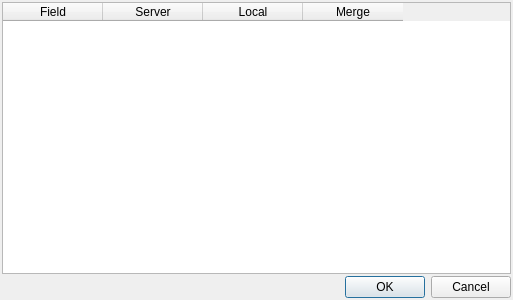
<?xml version="1.0" encoding="UTF-8"?>
<ui version="4.0">
 <class>DlgMerge</class>
 <widget class="QDialog" name="DlgMerge">
  <property name="geometry">
   <rect>
    <x>0</x>
    <y>0</y>
    <width>513</width>
    <height>300</height>
   </rect>
  </property>
  <property name="windowTitle">
   <string>Dialog</string>
  </property>
  <layout class="QVBoxLayout" name="verticalLayout">
   <property name="spacing">
    <number>2</number>
   </property>
   <property name="leftMargin">
    <number>2</number>
   </property>
   <property name="topMargin">
    <number>2</number>
   </property>
   <property name="rightMargin">
    <number>2</number>
   </property>
   <property name="bottomMargin">
    <number>2</number>
   </property>
   <item>
    <widget class="QTableWidget" name="tblData">
     <column>
      <property name="text">
       <string>Field</string>
      </property>
     </column>
     <column>
      <property name="text">
       <string>Server</string>
      </property>
     </column>
     <column>
      <property name="text">
       <string>Local</string>
      </property>
     </column>
     <column>
      <property name="text">
       <string>Merge</string>
      </property>
     </column>
    </widget>
   </item>
   <item>
    <widget class="QDialogButtonBox" name="buttonBox">
     <property name="orientation">
      <enum>Qt::Horizontal</enum>
     </property>
     <property name="standardButtons">
      <set>QDialogButtonBox::Cancel|QDialogButtonBox::Ok</set>
     </property>
    </widget>
   </item>
  </layout>
 </widget>
 <resources/>
 <connections>
  <connection>
   <sender>buttonBox</sender>
   <signal>accepted()</signal>
   <receiver>DlgMerge</receiver>
   <slot>accept()</slot>
   <hints>
    <hint type="sourcelabel">
     <x>248</x>
     <y>254</y>
    </hint>
    <hint type="destinationlabel">
     <x>157</x>
     <y>274</y>
    </hint>
   </hints>
  </connection>
  <connection>
   <sender>buttonBox</sender>
   <signal>rejected()</signal>
   <receiver>DlgMerge</receiver>
   <slot>reject()</slot>
   <hints>
    <hint type="sourcelabel">
     <x>316</x>
     <y>260</y>
    </hint>
    <hint type="destinationlabel">
     <x>286</x>
     <y>274</y>
    </hint>
   </hints>
  </connection>
 </connections>
</ui>
